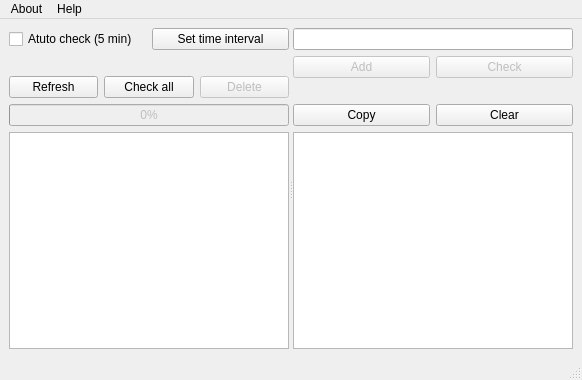
<?xml version="1.0" encoding="UTF-8"?>
<ui version="4.0">
 <class>MainWindow</class>
 <widget class="QMainWindow" name="MainWindow">
  <property name="geometry">
   <rect>
    <x>0</x>
    <y>0</y>
    <width>582</width>
    <height>380</height>
   </rect>
  </property>
  <property name="windowTitle">
   <string>Websites Monitor</string>
  </property>
  <widget class="QWidget" name="centralwidget">
   <layout class="QGridLayout" name="gridLayout_3">
    <item row="1" column="0">
     <widget class="QSplitter" name="splitter">
      <property name="orientation">
       <enum>Qt::Horizontal</enum>
      </property>
      <widget class="QWidget" name="layoutWidget">
       <layout class="QGridLayout" name="gridLayout">
        <item row="0" column="0" colspan="3">
         <layout class="QHBoxLayout" name="horizontalLayout_2">
          <item>
           <widget class="QCheckBox" name="checkBox">
            <property name="text">
             <string>Atuto check (5 min)</string>
            </property>
           </widget>
          </item>
          <item>
           <widget class="QPushButton" name="Set_time_interval">
            <property name="text">
             <string>Set time interval</string>
            </property>
           </widget>
          </item>
         </layout>
        </item>
        <item row="2" column="0">
         <widget class="QPushButton" name="Refresh">
          <property name="text">
           <string>Refresh</string>
          </property>
         </widget>
        </item>
        <item row="1" column="0" colspan="3">
         <widget class="QLabel" name="Check_time">
          <property name="text">
           <string/>
          </property>
         </widget>
        </item>
        <item row="4" column="0" colspan="3">
         <widget class="QListWidget" name="listWidget">
          <property name="toolTip">
           <string>Websites list</string>
          </property>
          <property name="selectionBehavior">
           <enum>QAbstractItemView::SelectItems</enum>
          </property>
         </widget>
        </item>
        <item row="2" column="1">
         <widget class="QPushButton" name="Check_all">
          <property name="text">
           <string>Check all</string>
          </property>
         </widget>
        </item>
        <item row="2" column="2">
         <widget class="QPushButton" name="Delete">
          <property name="enabled">
           <bool>false</bool>
          </property>
          <property name="text">
           <string>Delete</string>
          </property>
         </widget>
        </item>
        <item row="3" column="0" colspan="3">
         <widget class="QProgressBar" name="progressBar">
          <property name="enabled">
           <bool>false</bool>
          </property>
          <property name="value">
           <number>0</number>
          </property>
          <property name="textVisible">
           <bool>true</bool>
          </property>
         </widget>
        </item>
       </layout>
      </widget>
      <widget class="QWidget" name="layoutWidget">
       <layout class="QGridLayout" name="gridLayout_2">
        <item row="0" column="1" colspan="2">
         <widget class="QLineEdit" name="Url">
          <property name="toolTip">
           <string>Input url</string>
          </property>
         </widget>
        </item>
        <item row="1" column="1">
         <widget class="QPushButton" name="Add">
          <property name="enabled">
           <bool>false</bool>
          </property>
          <property name="text">
           <string>Add</string>
          </property>
         </widget>
        </item>
        <item row="3" column="1">
         <widget class="QPushButton" name="Duplicate">
          <property name="text">
           <string>Copy</string>
          </property>
         </widget>
        </item>
        <item row="2" column="1" colspan="2">
         <widget class="QLabel" name="Url_status">
          <property name="text">
           <string/>
          </property>
          <property name="wordWrap">
           <bool>true</bool>
          </property>
         </widget>
        </item>
        <item row="3" column="2">
         <widget class="QPushButton" name="Clear">
          <property name="text">
           <string>Clear</string>
          </property>
         </widget>
        </item>
        <item row="1" column="2">
         <widget class="QPushButton" name="Check">
          <property name="enabled">
           <bool>false</bool>
          </property>
          <property name="text">
           <string>Check</string>
          </property>
         </widget>
        </item>
        <item row="4" column="1" colspan="2">
         <widget class="QTextEdit" name="Log">
          <property name="toolTip">
           <string>Log</string>
          </property>
         </widget>
        </item>
       </layout>
      </widget>
     </widget>
    </item>
   </layout>
  </widget>
  <widget class="QStatusBar" name="statusbar"/>
  <widget class="QMenuBar" name="menubar">
   <property name="geometry">
    <rect>
     <x>0</x>
     <y>0</y>
     <width>582</width>
     <height>23</height>
    </rect>
   </property>
   <widget class="QMenu" name="menuAbout">
    <property name="title">
     <string>About</string>
    </property>
    <addaction name="actionAbout"/>
    <addaction name="actionAbout_Author"/>
   </widget>
   <widget class="QMenu" name="menuHelp">
    <property name="title">
     <string>Help</string>
    </property>
    <addaction name="actionHelp"/>
   </widget>
   <addaction name="menuAbout"/>
   <addaction name="menuHelp"/>
  </widget>
  <action name="actionAbout">
   <property name="text">
    <string>About Websites Monitor</string>
   </property>
  </action>
  <action name="actionHelp">
   <property name="text">
    <string>Help</string>
   </property>
  </action>
  <action name="actionAbout_Author">
   <property name="text">
    <string>About Author</string>
   </property>
  </action>
  <action name="actionCommon_problems">
   <property name="text">
    <string>Common problems</string>
   </property>
  </action>
 </widget>
 <resources/>
 <connections/>
</ui>
